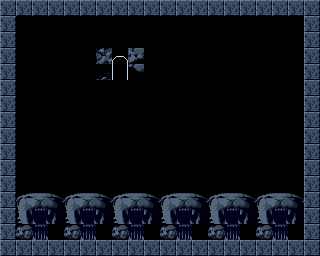

A level layout from a 2D game, rendered from its tile map. Below: a short description, then the map file with its tile-grid data intact:
An orthogonal 20x16 tile map with 16x16 px tiles, 1 tile layer (Tile Layer 1).

<map version="2017.04.24" orientation="orthogonal" renderorder="right-down" width="20" height="16" tilewidth="16" tileheight="16" nextobjectid="1">
 <tileset firstgid="1" name="PrtCave" tilewidth="16" tileheight="16">
  <image source="../content/tilesets/PrtCave.png" width="256" height="80" />
 </tileset>
 <layer name="Tile Layer 1" width="20" height="16">
  <data>
   <tile gid="2" />
   <tile gid="2" />
   <tile gid="2" />
   <tile gid="2" />
   <tile gid="2" />
   <tile gid="2" />
   <tile gid="2" />
   <tile gid="2" />
   <tile gid="2" />
   <tile gid="2" />
   <tile gid="2" />
   <tile gid="2" />
   <tile gid="2" />
   <tile gid="2" />
   <tile gid="2" />
   <tile gid="2" />
   <tile gid="2" />
   <tile gid="2" />
   <tile gid="2" />
   <tile gid="2" />
   <tile gid="2" />
   <tile gid="0" />
   <tile gid="0" />
   <tile gid="0" />
   <tile gid="0" />
   <tile gid="0" />
   <tile gid="0" />
   <tile gid="0" />
   <tile gid="0" />
   <tile gid="0" />
   <tile gid="0" />
   <tile gid="0" />
   <tile gid="0" />
   <tile gid="0" />
   <tile gid="0" />
   <tile gid="0" />
   <tile gid="0" />
   <tile gid="0" />
   <tile gid="0" />
   <tile gid="2" />
   <tile gid="2" />
   <tile gid="0" />
   <tile gid="0" />
   <tile gid="0" />
   <tile gid="0" />
   <tile gid="0" />
   <tile gid="0" />
   <tile gid="0" />
   <tile gid="0" />
   <tile gid="0" />
   <tile gid="0" />
   <tile gid="0" />
   <tile gid="0" />
   <tile gid="0" />
   <tile gid="0" />
   <tile gid="0" />
   <tile gid="0" />
   <tile gid="0" />
   <tile gid="0" />
   <tile gid="2" />
   <tile gid="2" />
   <tile gid="0" />
   <tile gid="0" />
   <tile gid="0" />
   <tile gid="0" />
   <tile gid="0" />
   <tile gid="10" />
   <tile gid="11" />
   <tile gid="12" />
   <tile gid="0" />
   <tile gid="0" />
   <tile gid="0" />
   <tile gid="0" />
   <tile gid="0" />
   <tile gid="0" />
   <tile gid="0" />
   <tile gid="0" />
   <tile gid="0" />
   <tile gid="0" />
   <tile gid="2" />
   <tile gid="2" />
   <tile gid="0" />
   <tile gid="0" />
   <tile gid="0" />
   <tile gid="0" />
   <tile gid="0" />
   <tile gid="26" />
   <tile gid="27" />
   <tile gid="28" />
   <tile gid="0" />
   <tile gid="0" />
   <tile gid="0" />
   <tile gid="0" />
   <tile gid="0" />
   <tile gid="0" />
   <tile gid="0" />
   <tile gid="0" />
   <tile gid="0" />
   <tile gid="0" />
   <tile gid="2" />
   <tile gid="2" />
   <tile gid="0" />
   <tile gid="0" />
   <tile gid="0" />
   <tile gid="0" />
   <tile gid="0" />
   <tile gid="0" />
   <tile gid="0" />
   <tile gid="0" />
   <tile gid="0" />
   <tile gid="0" />
   <tile gid="0" />
   <tile gid="0" />
   <tile gid="0" />
   <tile gid="0" />
   <tile gid="0" />
   <tile gid="0" />
   <tile gid="0" />
   <tile gid="0" />
   <tile gid="2" />
   <tile gid="2" />
   <tile gid="0" />
   <tile gid="0" />
   <tile gid="0" />
   <tile gid="0" />
   <tile gid="0" />
   <tile gid="0" />
   <tile gid="0" />
   <tile gid="0" />
   <tile gid="0" />
   <tile gid="0" />
   <tile gid="0" />
   <tile gid="0" />
   <tile gid="0" />
   <tile gid="0" />
   <tile gid="0" />
   <tile gid="0" />
   <tile gid="0" />
   <tile gid="0" />
   <tile gid="2" />
   <tile gid="2" />
   <tile gid="0" />
   <tile gid="0" />
   <tile gid="0" />
   <tile gid="0" />
   <tile gid="0" />
   <tile gid="0" />
   <tile gid="0" />
   <tile gid="0" />
   <tile gid="0" />
   <tile gid="0" />
   <tile gid="0" />
   <tile gid="0" />
   <tile gid="0" />
   <tile gid="0" />
   <tile gid="0" />
   <tile gid="0" />
   <tile gid="0" />
   <tile gid="0" />
   <tile gid="2" />
   <tile gid="2" />
   <tile gid="0" />
   <tile gid="0" />
   <tile gid="0" />
   <tile gid="0" />
   <tile gid="0" />
   <tile gid="0" />
   <tile gid="0" />
   <tile gid="0" />
   <tile gid="0" />
   <tile gid="0" />
   <tile gid="0" />
   <tile gid="0" />
   <tile gid="0" />
   <tile gid="0" />
   <tile gid="0" />
   <tile gid="0" />
   <tile gid="0" />
   <tile gid="0" />
   <tile gid="2" />
   <tile gid="2" />
   <tile gid="0" />
   <tile gid="0" />
   <tile gid="0" />
   <tile gid="0" />
   <tile gid="0" />
   <tile gid="0" />
   <tile gid="0" />
   <tile gid="0" />
   <tile gid="0" />
   <tile gid="0" />
   <tile gid="0" />
   <tile gid="0" />
   <tile gid="0" />
   <tile gid="0" />
   <tile gid="0" />
   <tile gid="0" />
   <tile gid="0" />
   <tile gid="0" />
   <tile gid="2" />
   <tile gid="2" />
   <tile gid="0" />
   <tile gid="0" />
   <tile gid="0" />
   <tile gid="0" />
   <tile gid="0" />
   <tile gid="0" />
   <tile gid="0" />
   <tile gid="0" />
   <tile gid="0" />
   <tile gid="0" />
   <tile gid="0" />
   <tile gid="0" />
   <tile gid="0" />
   <tile gid="0" />
   <tile gid="0" />
   <tile gid="0" />
   <tile gid="0" />
   <tile gid="0" />
   <tile gid="2" />
   <tile gid="2" />
   <tile gid="0" />
   <tile gid="0" />
   <tile gid="0" />
   <tile gid="0" />
   <tile gid="0" />
   <tile gid="0" />
   <tile gid="0" />
   <tile gid="0" />
   <tile gid="0" />
   <tile gid="0" />
   <tile gid="0" />
   <tile gid="0" />
   <tile gid="0" />
   <tile gid="0" />
   <tile gid="0" />
   <tile gid="0" />
   <tile gid="0" />
   <tile gid="0" />
   <tile gid="2" />
   <tile gid="2" />
   <tile gid="39" />
   <tile gid="40" />
   <tile gid="41" />
   <tile gid="39" />
   <tile gid="40" />
   <tile gid="41" />
   <tile gid="39" />
   <tile gid="40" />
   <tile gid="41" />
   <tile gid="39" />
   <tile gid="40" />
   <tile gid="41" />
   <tile gid="39" />
   <tile gid="40" />
   <tile gid="41" />
   <tile gid="39" />
   <tile gid="40" />
   <tile gid="41" />
   <tile gid="2" />
   <tile gid="2" />
   <tile gid="55" />
   <tile gid="56" />
   <tile gid="57" />
   <tile gid="55" />
   <tile gid="56" />
   <tile gid="57" />
   <tile gid="55" />
   <tile gid="56" />
   <tile gid="57" />
   <tile gid="55" />
   <tile gid="56" />
   <tile gid="57" />
   <tile gid="55" />
   <tile gid="56" />
   <tile gid="57" />
   <tile gid="55" />
   <tile gid="56" />
   <tile gid="57" />
   <tile gid="2" />
   <tile gid="2" />
   <tile gid="71" />
   <tile gid="72" />
   <tile gid="73" />
   <tile gid="71" />
   <tile gid="72" />
   <tile gid="73" />
   <tile gid="71" />
   <tile gid="72" />
   <tile gid="73" />
   <tile gid="71" />
   <tile gid="72" />
   <tile gid="73" />
   <tile gid="71" />
   <tile gid="72" />
   <tile gid="73" />
   <tile gid="71" />
   <tile gid="72" />
   <tile gid="73" />
   <tile gid="2" />
   <tile gid="2" />
   <tile gid="2" />
   <tile gid="2" />
   <tile gid="2" />
   <tile gid="2" />
   <tile gid="2" />
   <tile gid="2" />
   <tile gid="2" />
   <tile gid="2" />
   <tile gid="2" />
   <tile gid="2" />
   <tile gid="2" />
   <tile gid="2" />
   <tile gid="2" />
   <tile gid="2" />
   <tile gid="2" />
   <tile gid="2" />
   <tile gid="2" />
   <tile gid="2" />
   <tile gid="2" />
  </data>
 </layer>
</map>